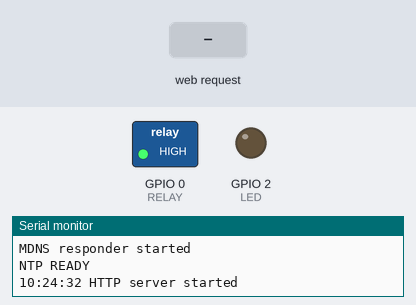
Recording of a sketch running on a simulated ESP8266 (NodeMCU). Shown: switched loads named in the sketch (green lamp = pin HIGH), output pins drawn as LEDs (lit = HIGH), the last lines printed to the serial monitor. The test bench sets the inputs (shaded band). WiFi joins after 1.5 s; servers stay silent unless stated; the local clock reads 2024-03-15 10:24:30 at power-on unless the sketch sets it.

Above: at 3.5 s.
3.6 s: HTTP request GET /on received
At 4.2 s:
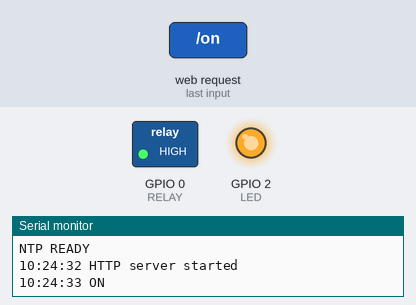
5.1 s: HTTP request GET / received
At 6.3 s:
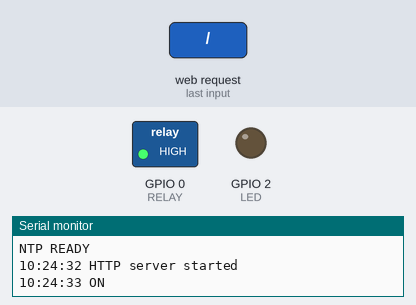
6.6 s: HTTP request GET /off received
At 7.6 s:
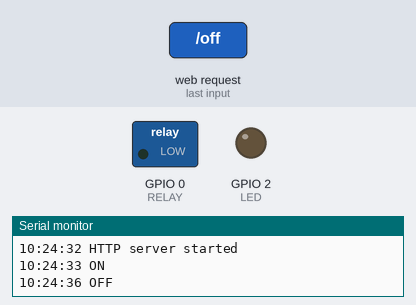
Timing chart, 0 to 9.6 s (numbered marks = the images above; inputs shaded):
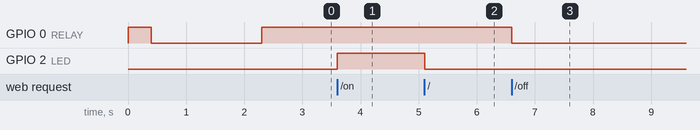

Measured:
- after the input at 3.6 s, GPIO 2 (LED): LOW → HIGH at once
- after the input at 5.1 s, GPIO 2 (LED): HIGH → LOW at once
- after the input at 6.6 s, GPIO 0 (RELAY): HIGH → LOW at once

The sketch:

OpenSmartSocket.ino
```cpp
//Generic ESP8266 Module
#include <ESP8266WiFi.h>
#include <WiFiClient.h>
#include <ESP8266WebServer.h>
#include <ESP8266mDNS.h>
#include <time.h>     // for time(), localtime()

// NTP設定
#define TIMEZONE_JPN  (3600 * 9)  // JST is UTC+9hours
#define DAYLIGHTOFFSET_JPN  (0)   // No summer time
#define NTP_SERVER1   "ntp.nict.jpntp.nict.jp"  // NTP
#define NTP_SERVER2   "ntp.jst.mfeed.ad.jp"   // sub NTP

#ifndef STASSID
#define STASSID "M+S-Fibre-G"
#define STAPSK  "****"
#endif

const char* STYLE_CSS = " \
body {\
    position: relative;\
    border: 5px solid #888;\
    margin: 0;\
    padding: 0;\
}\
\
.center {\
    margin: 0;\
    padding: auto;\
    position: absolute;\
    font-weight: bold;\
}\
\
.on {\
    margin: 0;\
    padding: auto;\
    width: 100%;\
    height: 100%;\
    text-align: center;\
    font-family: sans-serif;\
    font-size: 400%;\
    color: #000;\
    background-color: #fd6;\
}\
\
.off {\
    margin: 0;\
    padding: auto;\
    width: 100%;\
    height: 100%;\
    text-align: center;\
    font-family: sans-serif;\
    font-size: 400%;\
    color: #fff;\
    background-color: #000;\
}\
\
.button {\
    border: solid 1px;\
    border-radius: 5px;\
    padding: 10px;\
    margin: 0;\
    font-size: 70%;\
    font-weight: normal;\
    text-color: #888;\
}\
\
a:link,\
a:visited {\
    text-decoration: none;\
    color: #888;\
}\
";

const char* ON_HTML = "\
<html>\
  <head>\
    <meta name='viewport' content='width=320, initial-scale=1'>\
    <link rel='stylesheet' href='style.css'>\
  </head>\
  <body><div class='on center'>\
    <p>ON</p>\
    <p><a href='off' class='button'>OFF</a></p>\
  </div></body>\
</html>\
";

const char* OFF_HTML = "\
<html>\
  <head>\
    <meta name='viewport' content='width=320, initial-scale=1'>\
    <link rel='stylesheet' href='style.css'>\
  </head>\
  <body><div class='off center'>\
    <p><a href='on' class='button'>ON</a></p>\
    <p>OFF</p>\
  </div></body>\
</html>\
";


#define MDNSNAME "power"
const char* ssid = STASSID;
const char* password = STAPSK;

ESP8266WebServer server(80);

const int LED = 2;
const int RELAY=0;

void handleRoot() {
  digitalWrite(LED, 1);
  server.send(200, "text/plain", "hello from esp8266!\r\n");
  digitalWrite(LED, 0);
}

void handleNotFound() {
  digitalWrite(LED, 1);
  String message = "File Not Found\n\n";
  message += "URI: ";
  message += server.uri();
  message += "\nMethod: ";
  message += (server.method() == HTTP_GET) ? "GET" : "POST";
  message += "\nArguments: ";
  message += server.args();
  message += "\n";
  for (uint8_t i = 0; i < server.args(); i++) {
    message += " " + server.argName(i) + ": " + server.arg(i) + "\n";
  }
  server.send(404, "text/plain", message);
  digitalWrite(LED, 0);
}

void log(char* msg)
{
  time_t timeNow = time(NULL);
  struct tm* tmNow = localtime(&timeNow);

  char szTime[32];
  sprintf( szTime, "%02d:%02d:%02d %s\n",
            tmNow->tm_hour,
            tmNow->tm_min,
            tmNow->tm_sec,
            msg
            );
  Serial.print(szTime);
}

void setup(void) {
  pinMode(LED, OUTPUT);
  pinMode(RELAY, OUTPUT);

  digitalWrite(LED, 0);
  digitalWrite(RELAY, HIGH); // suppose "on"

  Serial.begin(115200);
  WiFi.mode(WIFI_STA);
  WiFi.begin(ssid, password);
  Serial.println("");

  delay(400);
  digitalWrite(RELAY, LOW); // suppose "off"

  // Wait for connection
  while (WiFi.status() != WL_CONNECTED) {
    delay(500);
    Serial.print(".");
  }
  Serial.println("");
  Serial.print("Connected to ");
  Serial.println(ssid);
  Serial.print("IP address: ");
  Serial.println(WiFi.localIP());

  delay(400);
  digitalWrite(RELAY, HIGH); // suppose "on"

  if (MDNS.begin(MDNSNAME)) {
    Serial.println("MDNS responder started");
  }

  configTime( TIMEZONE_JPN, DAYLIGHTOFFSET_JPN, NTP_SERVER1, NTP_SERVER2 );
  Serial.println("NTP READY");

  server.on("/", handleRoot);

  server.on("/off", []() {
    server.send(200, "text/html", OFF_HTML);
    log("OFF");
    digitalWrite(RELAY, LOW);
    digitalWrite(LED, 0); // suppose "on"
  });

  server.on("/on", []() {
    server.send(200, "text/html", ON_HTML);
    log("ON");
    digitalWrite(RELAY, HIGH);
    digitalWrite(LED, 1); // suppose "off"
  });

  server.on("/style.css", []() {
    server.send(200, "text/plain", STYLE_CSS);
    log("CSS");
  });

  server.onNotFound(handleNotFound);

  server.begin();
  log("HTTP server started");
}

void loop(void) {
  server.handleClient();
  MDNS.update();

  time_t timeNow = time(NULL);
  struct tm* tmNow = localtime(&timeNow);

  if (((tmNow->tm_hour == 22)||(tmNow->tm_hour == 2))&&(tmNow->tm_min==0)&&(tmNow->tm_min==0)){
    log("Good night.");
    digitalWrite(RELAY, LOW);
    digitalWrite(LED, 0); // suppose "on"
    delay(1000);
  }
}
```
